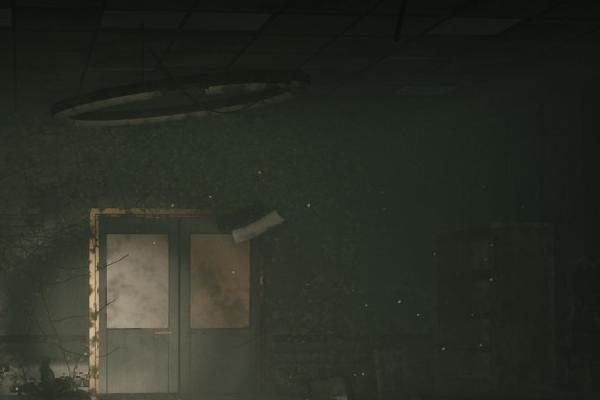
#> input picture shots/interior_dark/r3/b_c_v.jpg, 600 x 400 px
$ python stats.py ../b_c_v.jpg
#> lines starting #> are read from the running program, lines starting #| are printed output that depends on the picture
# 亮度/饱和度统计：python -I stats.py a.jpg [b.jpg ...]
import sys
from PIL import Image
import numpy as np
for f in sys.argv[1:]:
    a=np.asarray(Image.open(f).convert('RGB')).astype(float)
    L=0.2126*a[...,0]+0.7152*a[...,1]+0.0722*a[...,2]
    mx=a.max(-1); mn=a.min(-1); s=np.where(mx>0,(mx-mn)/np.maximum(mx,1),0)
#> after `mx = a.max(-1)`:
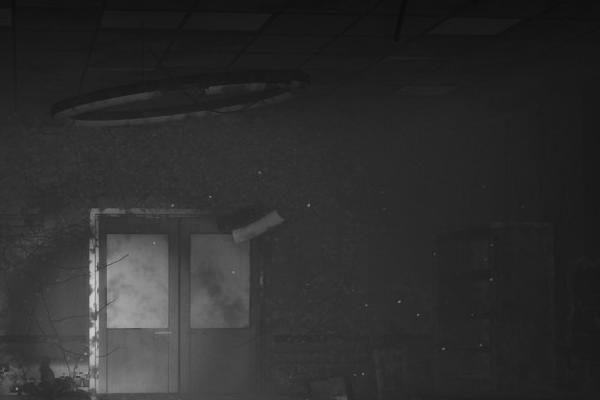
#> mx: shape (400, 600) float64; min 11, max 208, mean 45.7
#> after `mn = a.min(-1)`:
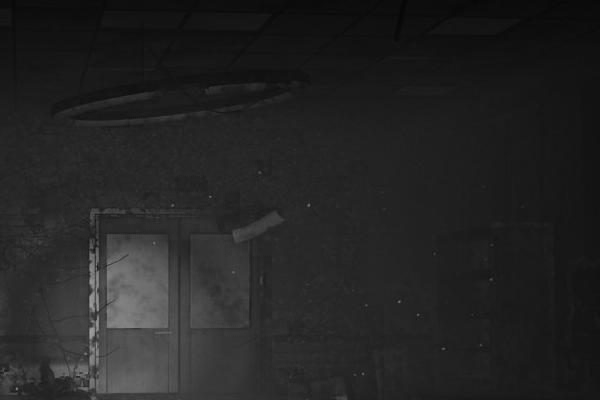
#> mn: shape (400, 600) float64; min 6, max 164, mean 35.8
#> after `s = np.where(mx > 0, (mx - mn) / np.maximum(mx, 1), 0)`:
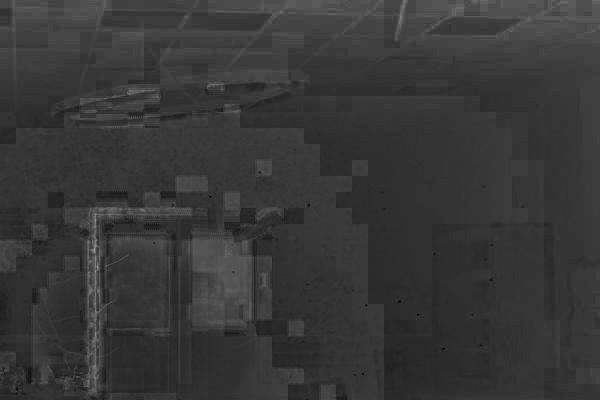
#> s: shape (400, 600) float64; min 0.0588, max 0.639, mean 0.22
    print(f.split('/')[-1], 'p10/50/90/99', [round(float(np.percentile(L,p)),1) for p in (10,50,90,99)], 'rgb', a.reshape(-1,3).mean(0).round(1).tolist(), 'sat', round(float(s.mean())*255,1))
#| b_c_v.jpg p10/50/90/99 [22.5, 38.9, 71.8, 130.0] rgb [40.8, 45.0, 35.8] sat 56.0
    H,W=L.shape
#> H = 400; W = 600
    for j in range(4):
        print('   '+' '.join('%4.0f'%L[j*H//4:(j+1)*H//4, i*W//8:(i+1)*W//8].mean() for i in range(8)))
#> this loop made 4 passes
#|      25   25   26   25   24   24   23   21
#|      43   45   46   44   41   38   33   27
#|      53   85   70   57   47   41   34   28
#|      62  105   86   59   48   42   35   29
